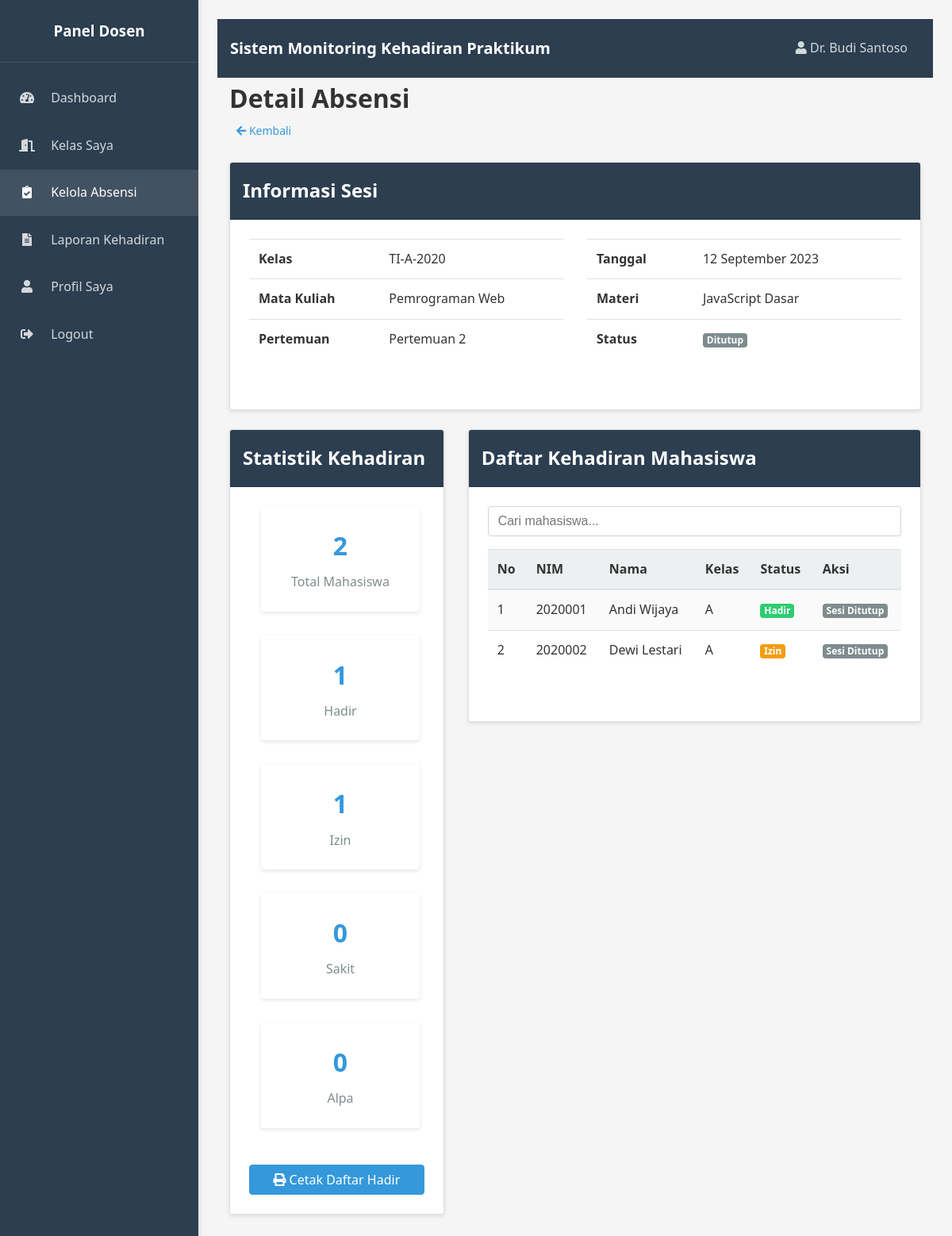
The page /dosen/detail_absensi.php?id=2 (signed in) on the database its author committed.
### tables this page shows
CREATE TABLE sesi_absensi (
    id INT AUTO_INCREMENT PRIMARY KEY,
    id_kelas INT NOT NULL,
    pertemuan INT NOT NULL,
    tanggal DATE NOT NULL,
    materi TEXT NOT NULL,
    status ENUM('dibuka', 'ditutup') NOT NULL DEFAULT 'dibuka',
    waktu_tutup DATETIME NULL,
    created_at TIMESTAMP DEFAULT CURRENT_TIMESTAMP,
    updated_at TIMESTAMP DEFAULT CURRENT_TIMESTAMP ON UPDATE CURRENT_TIMESTAMP,
    FOREIGN KEY (id_kelas) REFERENCES kelas(id) ON DELETE CASCADE
);

CREATE TABLE kelas (
    id INT AUTO_INCREMENT PRIMARY KEY,
    nama VARCHAR(100) NOT NULL,
    id_jurusan INT NOT NULL,
    id_matkul INT NOT NULL,
    id_dosen INT NOT NULL,
    tahun_ajaran VARCHAR(9) NOT NULL,
    semester ENUM('Ganjil', 'Genap') NOT NULL,
    created_at TIMESTAMP DEFAULT CURRENT_TIMESTAMP,
    updated_at TIMESTAMP DEFAULT CURRENT_TIMESTAMP ON UPDATE CURRENT_TIMESTAMP,
    FOREIGN KEY (id_jurusan) REFERENCES jurusan(id) ON DELETE CASCADE,
    FOREIGN KEY (id_matkul) REFERENCES mata_kuliah(id) ON DELETE CASCADE,
    FOREIGN KEY (id_dosen) REFERENCES dosen(id) ON DELETE CASCADE
);

CREATE TABLE mata_kuliah (
    id INT AUTO_INCREMENT PRIMARY KEY,
    kode VARCHAR(20) NOT NULL,
    nama VARCHAR(100) NOT NULL,
    sks INT NOT NULL,
    created_at TIMESTAMP DEFAULT CURRENT_TIMESTAMP,
    updated_at TIMESTAMP DEFAULT CURRENT_TIMESTAMP ON UPDATE CURRENT_TIMESTAMP
);

CREATE TABLE mahasiswa (
    id INT AUTO_INCREMENT PRIMARY KEY,
    nim VARCHAR(20) NOT NULL,
    nama VARCHAR(100) NOT NULL,
    id_jurusan INT NOT NULL,
    angkatan INT NOT NULL,
    kelas_angkatan VARCHAR(10) NOT NULL,
    email VARCHAR(100) NOT NULL,
    created_at TIMESTAMP DEFAULT CURRENT_TIMESTAMP,
    updated_at TIMESTAMP DEFAULT CURRENT_TIMESTAMP ON UPDATE CURRENT_TIMESTAMP,
    FOREIGN KEY (id_jurusan) REFERENCES jurusan(id) ON DELETE CASCADE
);

### dosen/detail_absensi.php (the view, shortened to what this page needs)
<?php
require_once '../config/koneksi.php';
require_once '../config/fungsi.php';
$id_sesi = bersihkan_input($_GET['id']);
$query_sesi = "
    SELECT sa.*, k.nama as nama_kelas, mk.nama as nama_matkul, k.id_dosen
    FROM sesi_absensi sa
    JOIN kelas k ON sa.id_kelas = k.id
    JOIN mata_kuliah mk ON k.id_matkul = mk.id
    WHERE sa.id = ?
";
$stmt_sesi = $koneksi->prepare($query_sesi);
$stmt_sesi->bind_param("i", $id_sesi);
$stmt_sesi->execute();
$result_sesi = $stmt_sesi->get_result();
$sesi = $result_sesi->fetch_assoc();
$query_mahasiswa = "
    SELECT m.id, m.nim, m.nama, m.kelas_angkatan, j.nama as nama_jurusan, a.status, a.keterangan
    FROM mahasiswa m
    JOIN kelas_mahasiswa km ON m.id = km.id_mahasiswa
    JOIN jurusan j ON m.id_jurusan = j.id
    LEFT JOIN absensi a ON m.id = a.id_mahasiswa AND a.id_sesi = ?
    WHERE km.id_kelas = ?
    ORDER BY m.nama
";
$stmt_mahasiswa = $koneksi->prepare($query_mahasiswa);
$stmt_mahasiswa->bind_param("ii", $id_sesi, $sesi['id_kelas']);
$stmt_mahasiswa->execute();
$result_mahasiswa = $stmt_mahasiswa->get_result();
$total_mahasiswa = $result_mahasiswa->num_rows;
$hadir = 0;
$izin = 0;
$sakit = 0;
$alpa = 0;
$result_mahasiswa->data_seek(0);
while ($row = $result_mahasiswa->fetch_assoc()) {
    if ($row['status'] == 'hadir') {
        $hadir++;
    } elseif ($row['status'] == 'izin') {
        $izin++;
    } elseif ($row['status'] == 'sakit') {
        $sakit++;
    } elseif ($row['status'] == 'alpa') {
        $alpa++;
    }
}
$result_mahasiswa->data_seek(0);
?>
<!DOCTYPE html>
<html lang="id">
<head>
    <link rel="stylesheet" href="../assets/css/style.css">
    <link rel="stylesheet" href="https://cdnjs.cloudflare.com/ajax/libs/font-awesome/5.15.3/css/all.min.css">
</head>
<body>
    <div class="sidebar">
        <div class="sidebar-header">
            <h3>Panel Dosen</h3>
        </div>
        <div class="sidebar-menu">
            <ul>
                <li><a href="index.php"><i class="fas fa-tachometer-alt"></i> Dashboard</a></li>
                <li><a href="kelas.php"><i class="fas fa-door-open"></i> Kelas Saya</a></li>
                <li><a href="absensi.php" class="active"><i class="fas fa-clipboard-check"></i> Kelola Absensi</a></li>
                <li><a href="laporan.php"><i class="fas fa-file-alt"></i> Laporan Kehadiran</a></li>
                <li><a href="profil.php"><i class="fas fa-user"></i> Profil Saya</a></li>
                <li><a href="../logout.php"><i class="fas fa-sign-out-alt"></i> Logout</a></li>
            </ul>
        </div>
    </div>
    <div class="content-wrapper">
        <div class="navbar">
            <div class="navbar-brand">
                Sistem Monitoring Kehadiran Praktikum
            </div>
            <div class="navbar-nav">
                <div class="nav-item">
                    <a href="#" class="nav-link">
                        <i class="fas fa-user"></i> <?php echo $_SESSION['nama']; ?>
                    </a>
                </div>
            </div>
        </div>
        <div class="container">
            <div class="dashboard-header">
                <h1>Detail Absensi</h1>
                <p>
                    <a href="absensi.php" class="btn btn-sm btn-secondary">
                        <i class="fas fa-arrow-left"></i> Kembali
                    </a>
                </p>
            </div>
            <div class="card">
                <div class="card-header">
                    <h2>Informasi Sesi</h2>
                </div>
                <div class="card-body">
                    <div class="row">
                        <div class="col-md-6">
                            <table class="table">
                                <tr>
                                    <th>Kelas</th>
                                    <td><?php echo $sesi['nama_kelas']; ?></td>
                                </tr>
                                <tr>
                                    <th>Mata Kuliah</th>
                                    <td><?php echo $sesi['nama_matkul']; ?></td>
                                </tr>
                                <tr>
                                    <th>Pertemuan</th>
                                    <td>Pertemuan <?php echo $sesi['pertemuan']; ?></td>
                                </tr>
                            </table>
                        </div>
                        <div class="col-md-6">
                            <table class="table">
                                <tr>
                                    <th>Tanggal</th>
                                    <td><?php echo format_tanggal_indonesia($sesi['tanggal']); ?></td>
                                </tr>
                                <tr>
                                    <th>Materi</th>
                                    <td><?php echo $sesi['materi']; ?></td>
                                </tr>
                                <tr>
                                    <th>Status</th>
                                    <td>
                                        <?php if ($sesi['status'] == 'dibuka'): ?>
                                            <span class="badge badge-success">Dibuka</span>
                                        <?php else: ?>
                                            <span class="badge badge-secondary">Ditutup</span>
                                        <?php endif; ?>
                                    </td>
                                </tr>
                            </table>
                        </div>
                    </div>
                </div>
            </div>
            <div class="row">
                <div class="col-md-4">
                    <div class="card">
                        <div class="card-header">
                            <h2>Statistik Kehadiran</h2>
                        </div>
                        <div class="card-body">
                            <div class="stat-card">
                                <h3><?php echo $total_mahasiswa; ?></h3>
                                <p>Total Mahasiswa</p>
                            </div>
                            <div class="row">
                                <div class="col-6">
                                    <div class="stat-card">
                                        <h3><?php echo $hadir; ?></h3>
                                        <p>Hadir</p>
                                    </div>
                                </div>
                                <div class="col-6">
                                    <div class="stat-card">
                                        <h3><?php echo $izin; ?></h3>
                                        <p>Izin</p>
                                    </div>
                                </div>
                            </div>
                            <div class="row">
                                <div class="col-6">
                                    <div class="stat-card">
                                        <h3><?php echo $sakit; ?></h3>
                                        <p>Sakit</p>
                                    </div>
                                </div>
                                <div class="col-6">
                                    <div class="stat-card">
                                        <h3><?php echo $alpa; ?></h3>
                                        <p>Alpa</p>
                                    </div>
                                </div>
                            </div>
                            <div class="mt-3">
                                <a href="cetak_absensi.php?id=<?php echo $id_sesi; ?>" class="btn btn-primary btn-block" target="_blank">
                                    <i class="fas fa-print"></i> Cetak Daftar Hadir
                                </a>
                            </div>
                        </div>
                    </div>
                </div>
                <div class="col-md-8">
                    <div class="card">
                        <div class="card-header">
                            <h2>Daftar Kehadiran Mahasiswa</h2>
                        </div>
                        <div class="card-body">
                            <div class="form-group">
                                <input type="text" id="filterInput" placeholder="Cari mahasiswa..." class="form-control">
                            </div>
                            <div class="table-responsive">
                                <table class="table table-striped">
                                    <thead>
                                        <tr>
                                            <th>No</th>
                                            <th>NIM</th>
                                            <th>Nama</th>
                                            <th>Kelas</th>
                                            <th>Status</th>
                                            <th>Aksi</th>
                                        </tr>
                                    </thead>
                                    <tbody>
                                        <?php
                                        $no = 1;
                                        if ($result_mahasiswa->num_rows > 0) {
                                            while ($row = $result_mahasiswa->fetch_assoc()) {
                                                echo "<tr>";
                                                echo "<td>" . $no++ . "</td>";
                                                echo "<td>" . $row['nim'] . "</td>";
                                                echo "<td>" . $row['nama'] . "</td>";
                                                echo "<td>" . $row['kelas_angkatan'] . "</td>";
                                                echo "<td>" . status_kehadiran($row['status']) . "</td>";
                                                echo "<td>";
                                                if ($sesi['status'] == 'dibuka') {
                                                    echo "<a href='#' class='btn btn-sm btn-info' onclick='editKehadiran(" . $row['id'] . ", \"" . ($row['status'] ? $row['status'] : '') . "\", \"" . ($row['keterangan'] ? $row['keterangan'] : '') . "\")'><i class='fas fa-edit'></i></a>";
                                                } else {
                                                    echo "<span class='badge badge-secondary'>Sesi Ditutup</span>";
                                                }
                                                echo "</td>";
                                                echo "</tr>";
                                            }
                                        } else {
                                            echo "<tr><td colspan='6' class='text-center'>Belum ada mahasiswa yang terdaftar di kelas ini</td></tr>";
                                        }
                                        ?>
                                    </tbody>
                                </table>
                            </div>
                        </div>
                    </div>
                </div>
            </div>
        </div>
    </div>
</body>
</html>

### config/fungsi.php (shortened to what this page needs)
<?php
function bersihkan_input($data)
{
    $data = trim($data);
    $data = stripslashes($data);
    $data = htmlspecialchars($data);
    return $data;
}
function nama_bulan($tanggal)
{
    $bulan = date('n', strtotime($tanggal));
    switch ($bulan) {
        case 9:
            return 'September';
    }
}
function format_tanggal_indonesia($tanggal)
{
    $tanggal_obj = strtotime($tanggal);
    $hari = date('d', $tanggal_obj);
    $bulan = nama_bulan($tanggal);
    $tahun = date('Y', $tanggal_obj);
    return "$hari $bulan $tahun";
}
function status_kehadiran($status)
{
    switch ($status) {
        case 'hadir':
            return '<span class="badge badge-success">Hadir</span>';
        case 'izin':
            return '<span class="badge badge-warning">Izin</span>';
    }
}

### rows shown on the page
sesi_absensi: id_kelas.nama "TI-A-2020", mata_kuliah.nama "Pemrograman Web", pertemuan "2", tanggal "12 September 2023", materi "JavaScript Dasar"
mahasiswa: nim "2020001", nama "Andi Wijaya", kelas_angkatan "A", shows "Hadir"
mahasiswa: nim "2020002", nama "Dewi Lestari", kelas_angkatan "A", shows "Izin"

### other values the page prints
$_SESSION['nama'] "Dr. Budi Santoso"
$total_mahasiswa "2"
$hadir "1"
$izin "1"
$sakit "0"
$alpa "0"
